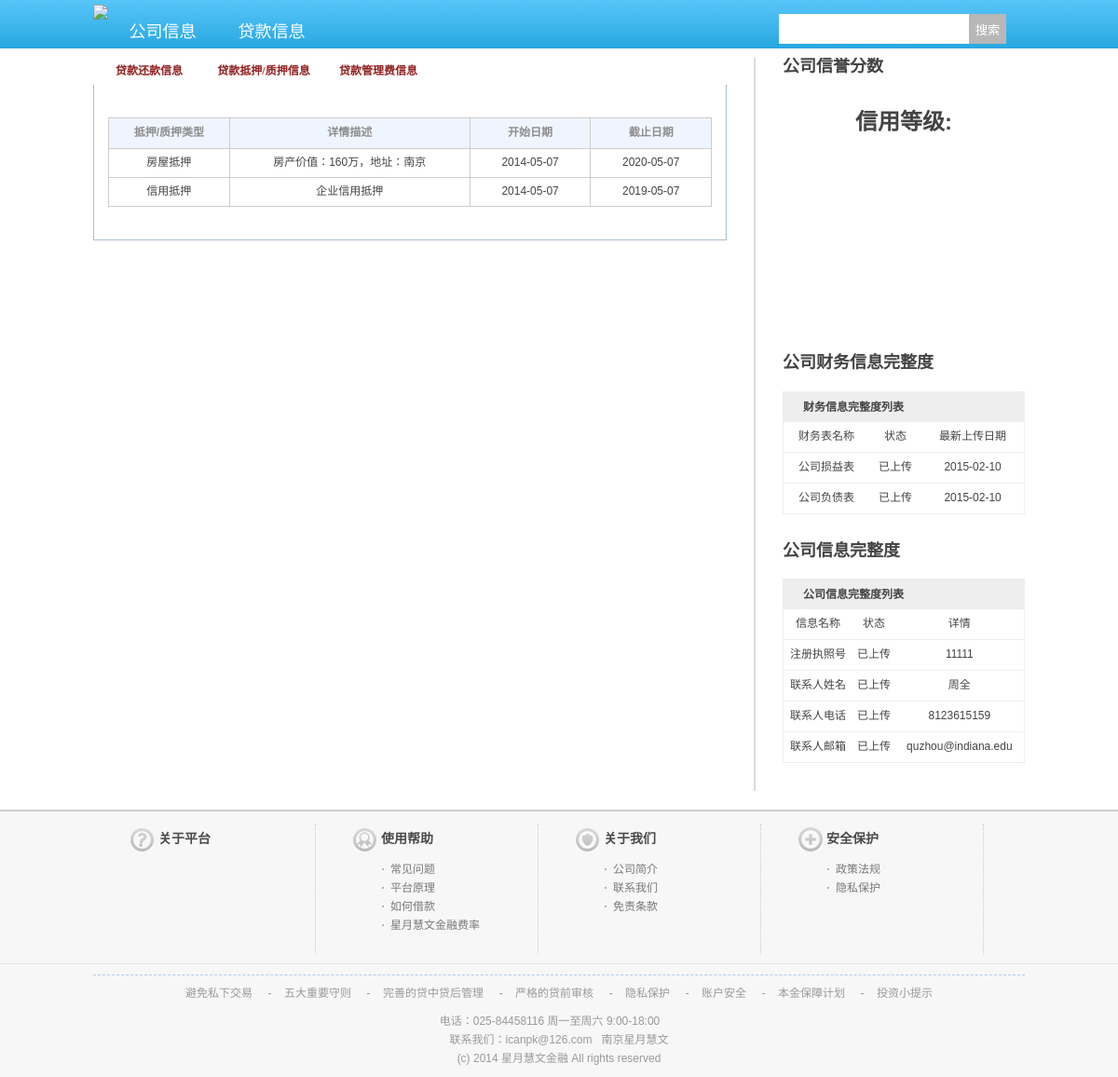
Screenshot of /new_php/bank_member/view_loan_mortgage.php?loanID=2&orgID=2 (signed in) with the database file from the repository.
### tables this page shows
CREATE TABLE `t_loan_mortgage` (
  `mortgageID` bigint(20) NOT NULL AUTO_INCREMENT,
  `loanID` bigint(20) NOT NULL,
  `mortgageType` varchar(1000) DEFAULT NULL,
  `mortgageDescription` text,
  `startDate` date DEFAULT NULL,
  `endDate` date DEFAULT NULL,
  PRIMARY KEY (`mortgageID`),
  KEY `loanID` (`loanID`),
  CONSTRAINT `t_loan_mortgage_ibfk_1` FOREIGN KEY (`loanID`) REFERENCES `t_loan` (`loanID`)
);

CREATE TABLE `organization` (
  `organizationID` bigint(20) NOT NULL AUTO_INCREMENT,
  `groupID` tinyint(4) DEFAULT NULL,
  `orgName` varchar(255) DEFAULT NULL,
  `regTime` date DEFAULT NULL,
  `regLocation` varchar(1000) DEFAULT NULL,
  `prodLocation` varchar(1000) DEFAULT NULL,
  `regCapital` double DEFAULT NULL,
  `regLicence` varchar(1000) DEFAULT NULL,
  `regAuthority` varchar(1000) DEFAULT NULL,
  `contactName` varchar(1000) DEFAULT NULL,
  `contactEmail` varchar(1000) DEFAULT NULL,
  `contactPhone` varchar(1000) DEFAULT NULL,
  `appendum` text,
  `organizationKey` varchar(1000) NOT NULL,
  PRIMARY KEY (`organizationID`),
  KEY `groupID` (`groupID`),
  CONSTRAINT `organization_ibfk_1` FOREIGN KEY (`groupID`) REFERENCES `user_group` (`groupID`)
);

### new_php/bank_member/view_loan_mortgage.php (the view, shortened to what this page needs)
<?php
$orgID=$_GET['orgID'];
$org_sql="SELECT * FROM organization WHERE organizationID=".$orgID;
$org_result=mysql_query($org_sql);
$org_row=mysql_fetch_array($org_result);
$loanID=$_GET['loanID'];
$regLicence=$org_row['regLicence'];
$contactName=$org_row['contactName'];
$contactEmail=$org_row['contactEmail'];
$contactPhone=$org_row['contactPhone'];
?>
<!DOCTYPE html PUBLIC "-//W3C//DTD XHTML 1.0 Transitional//EN" "http://www.w3.org/TR/xhtml1/DTD/xhtml1-transitional.dtd">
<html xmlns="http://www.w3.org/1999/xhtml">
<head>
<link rel="stylesheet" type="text/css" href="css/cd5130c04e21f5fa934eaeb037e9923a.css" />
<link rel="stylesheet" type="text/css" href="css/global.css" />
</head>
<body>
<div id="c_header">
	<div class="head_bottom">
		<div class="wrap">
			<div class="logo">
				<a href=""><img src="images/5433d43e3d768.png"/></a>
			</div>
			<div class="nav">
				<ul>
					<li  class="downnav"><a href="">公司信息</a>
					</li>
					<li class="downnav"><a href="">贷款信息</a>
					</li>
			  </ul>
			</div>
			<div class="menu">
				<div class="search">
				<form name="search" action="" method="get">
					<input class="keyword" type="text" name="keyword"/>
					<input class="submit" type="submit" name="submit" value="搜索"/>
				</form>
				</div>
			</div>
		</div>
	</div>
</div>
<div class="wrap">
<div class="long_uc f_l">
<div class="inc wb">
	<div id="dashboard" class="dashboard">
		<ul>
			<li ><a href="view_loan_payment.php?loanID=<?php echo $loanID;?>&orgID=<?php echo $orgID;?>">贷款还款信息</a></li>
           <li class="current"><a href="view_loan_mortgage.php?loanID=<?php echo $loanID;?>&orgID=<?php echo $orgID;?>">贷款抵押/质押信息</a></li>
            <li ><a href="view_loan_fee.php?loanID=<?php echo $loanID;?>&orgID=<?php echo $orgID;?>">贷款管理费信息</a></li>
		</ul>
	</div>
	<div class="inc_main uc_r_bl_box clearfix pt5 pr15 pl15 pb5">
		<div class="clearfix">
			<form method="post" action="" name="save_bind_notice">
	            <table width="100%" border="0" cellspacing="1px" class="funds" style="margin:10px auto">
	                <tbody>
		                <tr class="title f_dgray b">
		                    <td width="20%">抵押/质押类型</td>
		                    <td width="40%">详情描述</td>
		                    <td width="20%">开始日期</td>
                            <td width="20%">截止日期</td>
		                </tr>
                        <?php
						$mortgage_sql="select * from t_loan_mortgage where loanID=".$loanID;
						$mortgage_result=mysql_query($mortgage_sql);
						while($mortgage_row=mysql_fetch_array($mortgage_result))
						{
						echo '
		                <tr>
		                    <td >
							'.$mortgage_row['mortgageType'].'
		                    </td>
		                    <td>
		                        '.$mortgage_row['mortgageDescription'].'
		                    </td>
		                    <td>
		                        '.$mortgage_row['startDate'].'
		                    </td>
							 <td>
		                        '.$mortgage_row['endDate'].'
		                    </td>
		                </tr>';
						}
		                ?>
		            </tbody>
				</table>
			</form>
        </div>
	</div>
</div></div>
<div class="info f_l">
	<div id="info_grade">
	<h2>公司信誉分数</h2>
    <h1><center>信用等级:</center></h1>
    <div id="chart4" style="width:280px;height:220px;"></div>
	</div>
	<h2>公司财务信息完整度</h2>
	<table id="info_dksp_status" style="border-collapse:collapse;">
		<tr><th colspan="3">财务信息完整度列表</th></tr>
		<tr>
			<td>财务表名称</td>
			<td>状态</td>
			<td>最新上传日期</td>
		</tr>
		<tr>
			<td>公司损益表</td>
			<td><?php
			$statement_result=mysql_query('select * from t_income_statement where organizationID='.$orgID);
			$statement_number=mysql_num_rows($statement_result);
			if($statement_number!=0)
				echo "已上传";
			else
				echo "未上传";
			?></td>
			<td><?php
			$statement_date_result=mysql_query('select MAX(statementDate) from t_income_statement where organizationID='.$orgID);
			$statement_date_row=mysql_fetch_array($statement_date_result);
			echo $statement_date_row['MAX(statementDate)'];
			?></td>
		</tr>
		<tr>
			<td>公司负债表</td>
			<td><?php
			$sheet_result=mysql_query('select * from t_balance_sheet where organizationID='.$orgID);
			$sheet_number=mysql_num_rows($sheet_result);
			if($sheet_number!=0)
				echo "已上传";
			else
				echo "未上传";
			?></td>
			<td><?php
			$sheet_date_result=mysql_query('select MAX(sheetDate) from t_balance_sheet where organizationID='.$orgID);
			$sheet_date_row=mysql_fetch_array($sheet_date_result);
			echo $sheet_date_row['MAX(sheetDate)'];
			?></td></td>
		</tr>
	</table>
	<h2>公司信息完整度</h2>
	<table id="info_dkgl_status" style="border-collapse:collapse;">
		<tr><th colspan="3">公司信息完整度列表</th></tr>
		<tr>
			<td>信息名称</td>
			<td>状态</td>
			<td>详情</td>
		</tr>
		<tr>
			<td>注册执照号</td>
			<td><?php
			if($regLicence!="")
				echo "已上传";
			else
				echo "未上传";?></td>
			<td><?php echo $regLicence;?></td>
		</tr>
		<tr>
			<td>联系人姓名</td>
			<td><?php
			if($contactName!="")
				echo "已上传";
			else
				echo "未上传";?></td>
			<td><?php echo $contactName;?></td>
		</tr>
		<tr>
			<td>联系人电话</td>
			<td><?php
			if($contactPhone!="")
				echo "已上传";
			else
				echo "未上传";?></td>
			<td><?php echo $contactPhone;?></td>
		</tr>
        <tr>
			<td>联系人邮箱</td>
			<td><?php
			if($contactEmail!="")
				echo "已上传";
			else
				echo "未上传";?></td>
			<td>
			<?php echo $contactEmail;?>
            </td>
		</tr>
	</table>
</div>
	</div>
	<div id="ftw">
        <div id="ft">
        	<div class="wrap">
	            <ul class="cf">
	            											<li class="col hp1">
	                    <h3>关于平台</h3>
	                </li>
																				<li class="col hp2">
	                    <h3>使用帮助</h3>
	                    <ul class="sub-list">
																					<li><a href="/index.php?ctl=help&id=8" >常见问题</a></li>
																												<li><a href="/index.php?ctl=aboutp2p" target="_blank">平台原理</a></li>
																												<li><a href="/index.php?ctl=borrow&act=aboutborrow" target="_blank">如何借款</a></li>
																												<li><a href="/index.php?ctl=aboutfee" target="_blank">星月慧文金融费率</a></li>
						</ul>
	                </li>
																				<li class="col hp3">
	                    <h3>关于我们</h3>
	                    <ul class="sub-list">
																					<li><a href="/index.php?ctl=help&id=1" >公司简介</a></li>
																												<li><a href="/index.php?ctl=help&id=5" >联系我们</a></li>
																												<li><a href="/index.php?ctl=help&id=2" >免责条款</a></li>
						</ul>
	                </li>
																				<li class="col hp4">
	                    <h3>安全保护</h3>
	                    <ul class="sub-list">
																					<li><a href="/index.php?ctl=aboutlaws" target="_blank">政策法规</a></li>
																												<li><a href="/index.php?ctl=help&id=3" >隐私保护</a></li>
						</ul>
	                </li>
																					            </ul>
			</div>
			<div class="footer_line"></div>
			<div class="wrap">
					            <div class=copyright>
	            						<div class="tc clearfix">
										<a href="/index.php?ctl=sys&id=39" title="避免私下交易">避免私下交易</a>
										&nbsp;&nbsp;&nbsp;&nbsp;-&nbsp;&nbsp;&nbsp;&nbsp;<a href="/index.php?ctl=sys&id=38" title="五大重要守则">五大重要守则</a>
										&nbsp;&nbsp;&nbsp;&nbsp;-&nbsp;&nbsp;&nbsp;&nbsp;<a href="/index.php?ctl=sys&id=37" title="完善的贷中贷后管理">完善的贷中贷后管理</a>
										&nbsp;&nbsp;&nbsp;&nbsp;-&nbsp;&nbsp;&nbsp;&nbsp;<a href="/index.php?ctl=sys&id=36" title="严格的贷前审核">严格的贷前审核</a>
										&nbsp;&nbsp;&nbsp;&nbsp;-&nbsp;&nbsp;&nbsp;&nbsp;<a href="/index.php?ctl=sys&id=35" title="隐私保护">隐私保护</a>
										&nbsp;&nbsp;&nbsp;&nbsp;-&nbsp;&nbsp;&nbsp;&nbsp;<a href="/index.php?ctl=sys&id=34" title="账户安全">账户安全</a>
										&nbsp;&nbsp;&nbsp;&nbsp;-&nbsp;&nbsp;&nbsp;&nbsp;<a href="/index.php?ctl=sys&id=33" title="本金保障计划">本金保障计划</a>
										&nbsp;&nbsp;&nbsp;&nbsp;-&nbsp;&nbsp;&nbsp;&nbsp;<a href="/index.php?ctl=sys&id=clew" title="投资小提示">投资小提示</a>
										</div>
						            						电话：025-84458116 周一至周六 9:00-18:00
					&nbsp;&nbsp;
					&nbsp;&nbsp;
					<div style="text-align:center;">联系我们：icanpk@126.com &nbsp; 南京星月慧文</div>
<div style="text-align:center;">(c) 2014 星月慧文金融 All rights reserved</div>
	            </div>
        </div>
    </div>
</body>
</html>

### new_php/bank_member/css/cd5130c04e21f5fa934eaeb037e9923a.css (style rules this page uses)
body { background:url(../images/bd-bg.gif) repeat-x 0 0 #FFF; word-break:break-all; word-wrap:break-word; font: 12px/ 162% Arial, Tahoma, Helvetica, 宋体; margin:0px; padding:0px; color:#444; }
input { font-family:Arial; }
div { margin:0 auto; padding:0; }
h1,h2,h3,h4,h5,h6,ul,li,dl,dt,dd,form,img,p { margin:0; padding:0; border:none; list-style-type:none; }
.wrap { width:960px; height:auto; }
a { color:#910100; text-decoration:none; }
.f_l { float:left; }
.tc { text-align:center; }
.b { font-weight: bold; }
.pr15 { padding-right: 15px; }
.pl15 { padding-left: 15px; }
.pb5 { padding-bottom: 5px; }
.pt5 { padding-top: 5px; }
.f_dgray { color: #8E8E8E; }
.long_uc { width:760px; overflow:hidden; display:inline-block; }
.clearfix:after { content:"."; display:block; height:0; clear:both;visibility:hidden; }
.cf { zoom: 1 }
.wb { background:#fff }
.logo { overflow:hidden; display:inline-block; }
#ft { margin: 0px auto; }
#ft .footer_line { border-bottom:1px solid #fff;border-top:1px solid #E0E0E0; height:0; overflow:hidden; clear:both; margin-bottom:10px; }
#ft ul { color: #999 }
#ft ul a { color: #425F9D }
#ft .copyright { color: #999; text-align: center; font-size: 12px; padding: 10px 0 0 0; border-top: 1px dashed #B2CAF3; }
#ft .copyright a { color: #999 }
#ft li.col { width: 198px; padding:0px 0 0 40px; display: inline; float: left; height: 140px; border-right:1px dotted #ccc }
#ft h3 { color: #4A4A4A; font-family:"微软雅黑"; font-size:14px; height:34px; line-height:34px; padding-left:30px; }
#ft .sub-list { margin-top: 5px; font-size: 12px; padding-left:30px; }
#ft .sub-list li { line-height: 20px; background: url("../images/foot_dot.gif") no-repeat left center; padding-left: 10px; }
#ft .sub-list li a { color:#787878 }
#ft a { color:#999; }
#ftw { background:url(../images/footer_line.gif) repeat-x 0px 0px #F7F7F7; padding-top:15px; }
#ft .hp1 h3 { background:url(../images/hp1.gif) no-repeat 0px center; }
#ft .hp2 h3 { background:url(../images/hp2.gif) no-repeat 0px center; }
#ft .hp3 h3 { background:url(../images/hp3.gif) no-repeat 0px center; }
#ft .hp4 h3 { background:url(../images/hp4.gif) no-repeat 0px center; }
.dashboard { position::relative;height:29px; left: 0;background:url(../images/dashboard.jpg) repeat-x 0 27px; }
.dashboard li { float:left; }
.dashboard li a,.dashboard li a:hover { display:block; float:left;margin-right: 3px; font-weight:bold;font-size: 12px; height:29px; line-height:29px; width:120px; text-align:center; background:url(../images/dashboard.jpg) no-repeat 0 -31px; color: #912020;font-family: 'Microsoft Yahei','黑体'; text-decoration:none; }
.dashboard li.current a,.dashboard li.current a:hover { background:url(../images/dashboard.jpg) no-repeat 0 -2px; }
.uc_r_bl_box { background-color: white;border:1px solid #A9BECF; border-top:none }
table.funds { background-color: #ccc; text-align: center; }
table.funds tr { height: 30px; }
table.funds tr td { background:#fff }
table.funds tr.title td { background-color: #EFF5FE; height: 30px; }

### rows the page displays
t_loan_mortgage: mortgageType "房屋抵押", mortgageDescription "房产价值：160万，地址：南京", startDate "2014-05-07", endDate "2020-05-07"
t_loan_mortgage: mortgageType "信用抵押", mortgageDescription "企业信用抵押", startDate "2014-05-07", endDate "2019-05-07"
organization: regLicence "11111", contactName "周全", contactPhone "8123615159", contactEmail "quzhou@indiana.edu"

### other values shown
$statement_date_row['MAX(statementDate)'] "2015-02-10"
$sheet_date_row['MAX(sheetDate)'] "2015-02-10"
